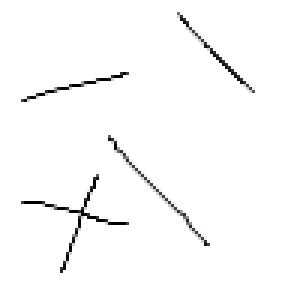
#> input picture computer_vision_algorithm_implementation/res/simple_line2.jpg, 100 x 100 px (shown 3 times larger)
$ jupyter execute --allow-errors '11. hough transform for line detection.ipynb'
#> lines starting #> are read from the running program, lines starting #| are printed output that depends on the picture; after the words box and inside, x2 and y2 are one past the last pixel; in counts of white or black regions, pixels touching at a corner belong together; long printed decimals are rounded
[cell 1]
import cv2
import numpy as np
import matplotlib.pyplot as plt

img = cv2.imread("./res/simple_line.jpg",0)
#> (the rest of this cell did not finish here and is left out)

#> (a cell that did not finish here is left out)

#> (a cell that did not finish here is left out)

[cell 4]
img = cv2.imread("./res/simple_line.jpg",0)
#> (the rest of this cell did not finish here and is left out)

[cell 5]
def hough_acc(edge_img, rho_resolution= 1, theta_resolution = 1):
    rows, cols = edge_img.shape
    d = np.round(np.sqrt(rows**2 + cols**2))
    thetas = np.arange(-90, 90, theta_resolution)
    rhos = np.arange(-d, d + 1, rho_resolution)

    #all cos, sin thetas 0 from 180 degree
    cos_thetas = np.cos(np.deg2rad(thetas))
    sin_thetas = np.sin(np.deg2rad(thetas))
    accumulator = np.zeros((len(rhos), len(thetas)))
    cnt = 0
    for row in range(rows):
        for col in range(cols):
            # if seletecd point is edge
            if edge_img[row, col] != 0:
                cnt += 1
                # check all possible thetas
                for theta_idx in range(len(thetas)):
                    # rho = (x_dist * cos(theta)) + (y_dist * sin(theta))
                    rho =int(d + (col* cos_thetas[theta_idx])+(row *sin_thetas[theta_idx]))
                    accumulator[rho, theta_idx] += 1
    return accumulator, rhos, thetas

def find_peak(accumulator, rhos, thetas, threhsold=60):

    lines = []
    for y in range(accumulator.shape[0]):
        rho = rhos[y]
        for x in range(accumulator.shape[1]):
            if accumulator[y][x] > threhsold:
                theta = np.deg2rad(thetas[x])
                lines.append([rho, theta])

    return np.array(lines)

def draw_hough_lines(img, lines):
    res = img.copy()
    for i, line in enumerate(lines):
        rho = line[0]
        theta = line[1]
        # reverse engineer lines from rhos and thetas
        a = np.cos(theta)
        b = np.sin(theta)
        x0 = a*rho
        y0 = b*rho

        # these are then scaled so that the lines go off the edges of the image
        x1 = int(x0 + 1000*(-b))
        y1 = int(y0 + 1000*(a))
        x2 = int(x0 - 1000*(-b))
        y2 = int(y0 - 1000*(a))
        cv2.circle(res, (int(x0), int(y0)),2,(0,0,255),1)
        cv2.line(res, (x1, y1), (x2, y2), (0, 255, 0), 1)
        plt.imshow(res,cmap="gray")

#> (a cell that did not finish here is left out)

[cell 7]
np.rad2deg(-0.78539816)
#

[cell 8]
img = cv2.imread("./res/simple_line2.jpg",0)
#> img is the input picture: shape (100, 100); min 0, max 255, mean 250.3
blur = cv2.GaussianBlur(img, (3, 3), 1)
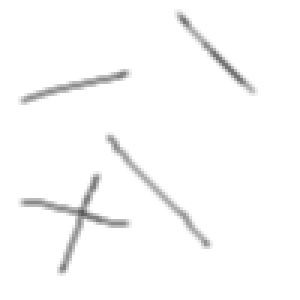
#> blur: shape (100, 100) (shown 3 times larger); min 93, max 255, mean 250.3
canny = cv2.Canny(blur, 100, 200)
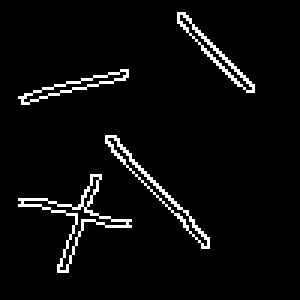
#> canny: shape (100, 100) (shown 3 times larger); 4.3% white in thin lines or dots, all inside (x1, y1, x2, y2) = (6, 4, 85, 91)
morph = cv2.morphologyEx(canny, cv2.MORPH_CLOSE, np.ones((5,5)))
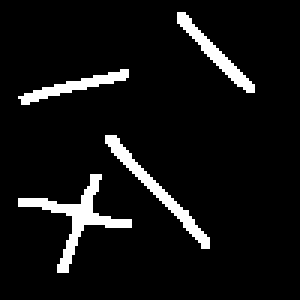
#> morph: shape (100, 100) (shown 3 times larger); 7.1% white; 4 white regions, box (x1, y1, x2, y2) and area: (6, 58, 44, 91) 251, (35, 45, 70, 83) 186, (59, 4, 85, 31) 142, (6, 23, 43, 35) 127
plt.imshow(morph, cmap="gray")

[cell 9]
acc, rhos, thetas = hough_acc(morph)
#> after the loop in hough_acc, `for row in range(rows):`:
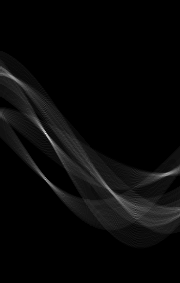
#> accumulator: shape (283, 180) float64; min 0, max 75, mean 2.5; drawn with min black and max white
#> rhos = 283 values from -141 to 141; thetas = 180 values from -90 to 89
lines = find_peak(acc, rhos,thetas,threhsold=40)
#> after the loop in find_peak, `for y in range(accumulator.shape[0]):`: lines = 57 pairs, first value -66 to 53, second value -1.41 to 1.4
print(lines[:5])
#| [[-66.          -1.414]
#|  [-66.          -1.396 ]
#|  [-65.          -1.379]
#|  [-65.          -1.361]
#|  [-64.          -1.361]]
draw_hough_lines(img, lines)
#> the loop in draw_hough_lines, `for i, line in enumerate(lines):` made 57 passes
#> (rho, theta, a, b, x0, y0, x1, y1) on passes 1 to 12: (-66, -1.41, 0.156, -0.988, -10.32, 65.19, 977, 221), (-66, -1.4, 0.174, -0.985, -11.46, 65, 973, 238), (-65, -1.38, 0.191, -0.982, -12.4, 63.81, 969, 254), (-65, -1.36, 0.208, -0.978, -13.51, 63.58, 964, 271), (-64, -1.36, 0.208, -0.978, -13.31, 62.6, 964, 270), (-64, -1.34, 0.225, -0.974, -14.4, 62.36, 959, 287), (-63, -1.34, 0.225, -0.974, -14.17, 61.39, 960, 286), (-63, -1.33, 0.242, -0.97, -15.24, 61.13, 955, 303), (-62, -1.31, 0.259, -0.966, -16.05, 59.89, 949, 318), (-14, -0.855, 0.656, -0.755, -9.18, 10.57, 745, 666), (-13, -0.855, 0.656, -0.755, -8.53, 9.81, 746, 665), (-13, -0.838, 0.669, -0.743, -8.7, 9.66, 734, 678)
#> after the loop in draw_hough_lines, `for i, line in enumerate(lines):`:
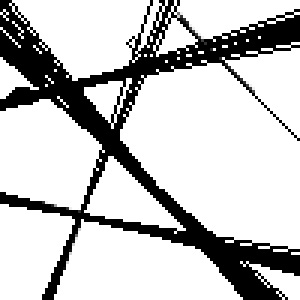
#> res: shape (100, 100) (shown 3 times larger); min 0, max 255, mean 196.3
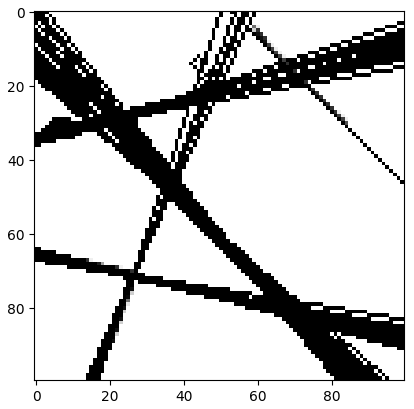
#> figure drawn by matplotlib, 1 panel
